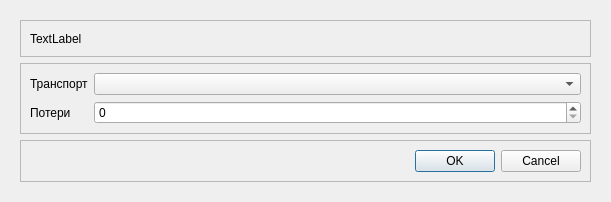
<?xml version="1.0" encoding="UTF-8"?>
<ui version="4.0">
 <class>SquadMod</class>
 <widget class="QDialog" name="SquadMod">
  <property name="geometry">
   <rect>
    <x>0</x>
    <y>0</y>
    <width>611</width>
    <height>202</height>
   </rect>
  </property>
  <property name="windowTitle">
   <string>Редактирование отряда</string>
  </property>
  <layout class="QHBoxLayout" name="horizontalLayout_2">
   <item>
    <widget class="QWidget" name="widget" native="true">
     <layout class="QVBoxLayout" name="verticalLayout">
      <item>
       <widget class="QFrame" name="frame">
        <property name="frameShape">
         <enum>QFrame::StyledPanel</enum>
        </property>
        <property name="frameShadow">
         <enum>QFrame::Raised</enum>
        </property>
        <layout class="QHBoxLayout" name="horizontalLayout">
         <item>
          <widget class="QLabel" name="label">
           <property name="text">
            <string>TextLabel</string>
           </property>
          </widget>
         </item>
        </layout>
       </widget>
      </item>
      <item>
       <widget class="QFrame" name="frame_2">
        <property name="frameShape">
         <enum>QFrame::StyledPanel</enum>
        </property>
        <property name="frameShadow">
         <enum>QFrame::Raised</enum>
        </property>
        <layout class="QFormLayout" name="formLayout">
         <item row="1" column="1">
          <widget class="QComboBox" name="transportlist"/>
         </item>
         <item row="2" column="1">
          <widget class="QSpinBox" name="casualities">
           <property name="maximum">
            <number>100</number>
           </property>
          </widget>
         </item>
         <item row="1" column="0">
          <widget class="QLabel" name="label_2">
           <property name="text">
            <string>Транспорт</string>
           </property>
          </widget>
         </item>
         <item row="2" column="0">
          <widget class="QLabel" name="label_3">
           <property name="text">
            <string>Потери</string>
           </property>
          </widget>
         </item>
        </layout>
       </widget>
      </item>
      <item>
       <widget class="QFrame" name="frame_3">
        <property name="frameShape">
         <enum>QFrame::StyledPanel</enum>
        </property>
        <property name="frameShadow">
         <enum>QFrame::Raised</enum>
        </property>
        <layout class="QVBoxLayout" name="verticalLayout_3">
         <item>
          <widget class="QDialogButtonBox" name="buttonBox">
           <property name="standardButtons">
            <set>QDialogButtonBox::Cancel|QDialogButtonBox::Ok</set>
           </property>
          </widget>
         </item>
        </layout>
       </widget>
      </item>
     </layout>
    </widget>
   </item>
  </layout>
 </widget>
 <resources/>
 <connections>
  <connection>
   <sender>buttonBox</sender>
   <signal>accepted()</signal>
   <receiver>SquadMod</receiver>
   <slot>accept()</slot>
   <hints>
    <hint type="sourcelabel">
     <x>241</x>
     <y>89</y>
    </hint>
    <hint type="destinationlabel">
     <x>241</x>
     <y>59</y>
    </hint>
   </hints>
  </connection>
  <connection>
   <sender>buttonBox</sender>
   <signal>rejected()</signal>
   <receiver>SquadMod</receiver>
   <slot>reject()</slot>
   <hints>
    <hint type="sourcelabel">
     <x>241</x>
     <y>89</y>
    </hint>
    <hint type="destinationlabel">
     <x>241</x>
     <y>59</y>
    </hint>
   </hints>
  </connection>
 </connections>
</ui>
